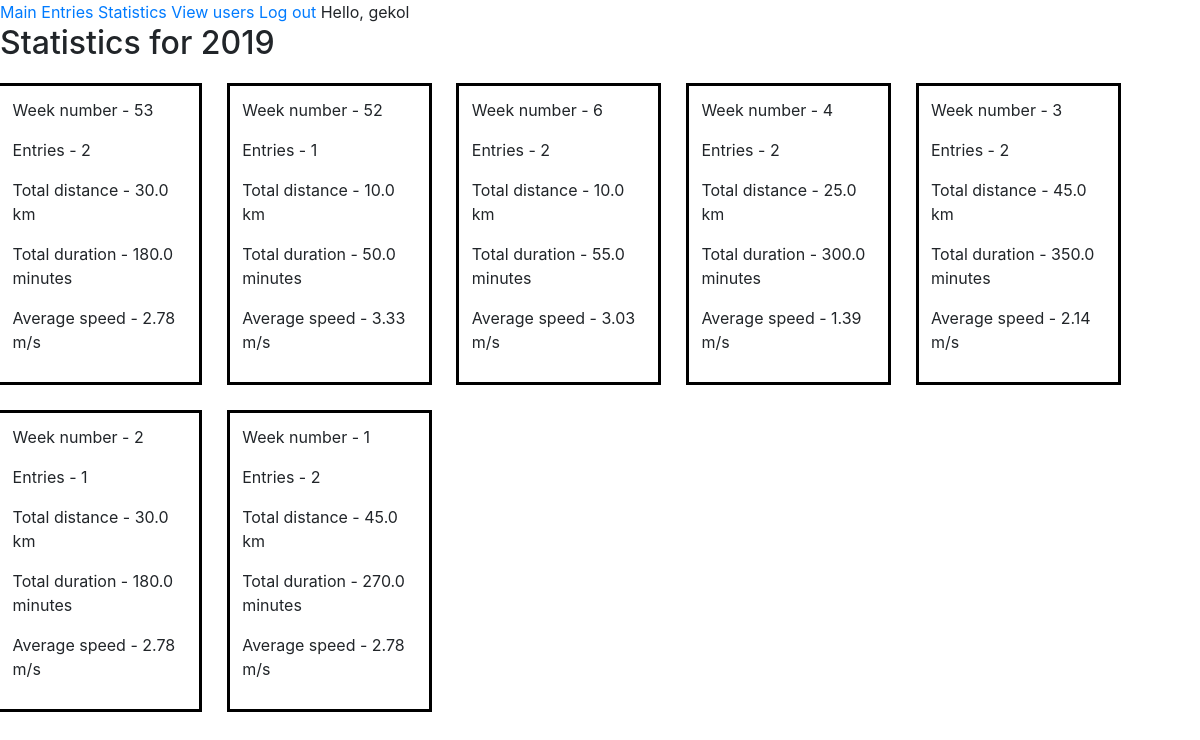
/statistics (signed in), run on the app's committed database.
### entries/models.py (models this page shows, shortened)
class Entry(models.Model):
    date = models.DateField()
    distance = models.FloatField()
    duration = models.FloatField()
    owner = models.ForeignKey(User, on_delete=models.CASCADE)
    class Meta:
        verbose_name_plural = "Entries"

### entries/views.py (the view)
# urls.py: path("statistics", views.statistics, name="statistics"),
def statistics(request):
    current_year = datetime.date.today().year
    start = datetime.date(current_year - 1, 1, 1)
    end = datetime.date(current_year, 1, 1)
    last_year_entries = Entry.objects.filter(owner=request.user, date__gte=start, date__lt=end).order_by("date")
    stats = []
    current_week = 0
    for entry in last_year_entries:
        isodata = entry.date.isocalendar()
        week = isodata[1]
        if (current_week < week):
            stats.append({"week": week, "distance": entry.distance, "duration": entry.duration, "number": 1})
            current_week = week
        elif current_week == week:
            stats[len(stats) - 1]["distance"] += entry.distance
            stats[len(stats) - 1]["duration"] += entry.duration
            stats[len(stats) - 1]["number"] += 1
        else:
            stats.append({"week": datetime.date(current_year - 1, 12, 24).isocalendar()[1] + 1, "distance": entry.distance, "duration": entry.duration, "number": 1})
            current_week = week
    for i in range(len(stats)):
        stats[i]["average"] = round((stats[i]["distance"] * 1000) / (stats[i]["duration"] * 60), 2)
    stats.reverse()
    return render(request, "statistics.html", {"stats": stats, "year": current_year - 1})

### entries/templates/statistics.html (shortened to what this page needs)
{% extends "main_page.html" %}
{% block content %}
    <h2>Statistics for {{ year }}</h2>
    {% if stats|length > 0 %}
        <div class="row">
            {% for week in stats %}
                <div class="col-md-2" style="border: 3px black solid; margin: 1%; padding: 1%">
                    <p>Week number - {{ week.week }}</p>
                    <p>Entries - {{ week.number }}</p>
                    <p>Total distance - {{ week.distance }} km</p>
                    <p>Total duration - {{ week.duration }} minutes</p>
                    <p>Average speed - {{ week.average }} m/s</p>
                </div>
            {% endfor %}
        </div>
    {% else %}
        <h6>There are no entries for {{ year }}</h6>
    {% endif %}
{%  endblock %}

### entries/templates/main_page.html (shortened to what this page needs)
{% load static %}
<!DOCTYPE html>
<html lang="en">
<head>
    <link rel="stylesheet" href="https://stackpath.bootstrapcdn.com/bootstrap/4.1.3/css/bootstrap.min.css">
    <link rel="stylesheet" href="https://cdnjs.cloudflare.com/ajax/libs/bootstrap-datepicker/1.9.0/css/bootstrap-datepicker.min.css" />
</head>
<body>
    <a href="/">Main</a>
    {% if user.is_authenticated %}
        <a href="/entries">Entries</a>
        <a href="/statistics">Statistics</a>
        {% if user.is_staff %}
            <a href="/users">View users</a>
        {% endif %}
        <a href="/users/logout">Log out</a>
        <span>Hello, {{ user.username }}</span>
    {% else %}
        <a href="/users/login">Log in</a>
        <a href="/users/register">Register</a>
    {% endif %}
    {% block content %}{% endblock %}
</body>
</html>

### data on the page
Entry: distance "10.0", duration "50.0"
Entry: distance "30.0", duration "180.0"

### other printed values
{{ user.username }} "gekol"
{{ week.week }} "53" "52" "6" "4" "3" "2" "1"
{{ week.number }} "2" "1" "2" "2" "2" "1" "2"
{{ week.distance }} "30.0" "10.0" "25.0" "45.0" "45.0"
{{ week.duration }} "180.0" "55.0" "300.0" "350.0" "270.0"
{{ week.average }} "2.78" "3.33" "3.03" "1.39" "2.14" "2.78" "2.78"
